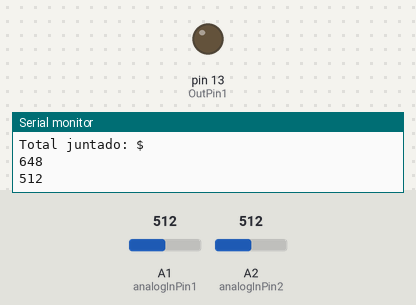
Simulated run of this sketch. Board: Arduino Uno, built with avr-gcc and run on an emulated ATmega328P. On the bench: output pins drawn as LEDs (lit = HIGH), the last lines printed to the serial monitor. Dashed ring = blinking. The test bench sets the inputs (shaded band); at power-on: A2 (analogInPin2) = 512, A1 (analogInPin1) = 512.

Above: at 2.5 s.
2.6 s: A2 (analogInPin2) set to 885
5.2 s: A2 (analogInPin2) set to 908
At 8.2 s:
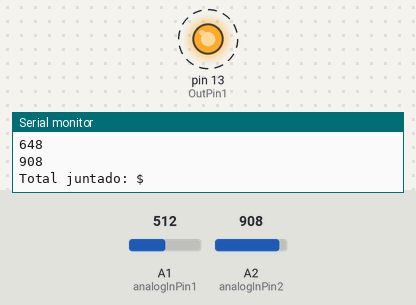
10.7 s: A1 (analogInPin1) set to 882
14.2 s: A1 (analogInPin1) set to 917
At 15.3 s:
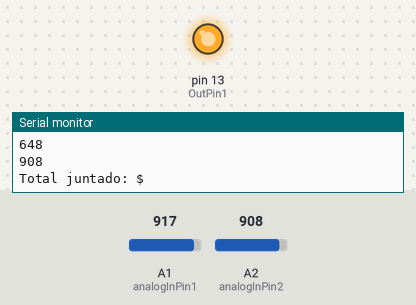
Timing chart, 0 to 17.2 s (numbered marks = the images above; inputs shaded):
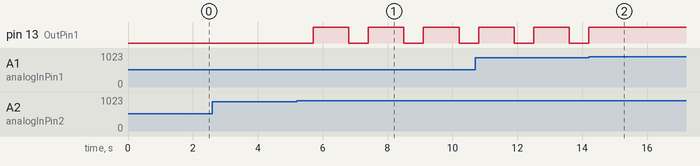

Measured:
- the behaviour switches between 900 and 901 on A2 (analogInPin2) (found by bisection; images 0 and 1)
- the behaviour switches between 900 and 901 on A1 (analogInPin1) (found by bisection; images 1 and 2)
- after the input at 5.2 s, pin 13 (OutPin1): alternates HIGH for 1.1 s and LOW for 0.60 s, starting after 0.50 s
- after the input at 14.2 s, pin 13 (OutPin1): goes on until 14.2 s, then stays HIGH

The sketch:

Tragamonedas.ino
```cpp
const int analogInPin1 = A1;
const int OutPin1 = 13;
int cont1 = 0;
int band1 = 0;
//---------------------------
const int analogInPin2 = A2;
const int OutPin2 = 13;
int cont2 = 0;
int band2 = 0;
//---------------------------
const int analogInPin5 = A3;
const int OutPin5 = 13;
int cont5 = 0;
int band5 = 0;
//---------------------------
const int analogInPin10 = A4;
const int OutPin10 = 13;
int cont10 = 0;
int band10 = 0;
//---------------------------
const int analogInPin20 = A5;
const int OutPin20 = 13;
int cont20 = 0;
int band20 = 0;
//---------------------------
int total = 0;

void setup() {

  Serial.begin(9600);
  pinMode(OutPin1, OUTPUT);
  pinMode(analogInPin1, INPUT);

  pinMode(OutPin2, OUTPUT);
  pinMode(analogInPin2, INPUT);

  pinMode(OutPin5, OUTPUT);
  pinMode(analogInPin5, INPUT);

  pinMode(OutPin10, OUTPUT);
  pinMode(analogInPin10, INPUT);

  pinMode(OutPin20, OUTPUT);
  pinMode(analogInPin20, INPUT);
}

//--------------------------------------------------------------------------------------------------------------------------------------------------

void loop() {

  Moneda1();
  delay(500);
  Moneda2();
  delay(500);
  String Texto = "Total juntado: $" + total;
  Serial.println(Texto);
  delay(500);
}

//--------------------------------------------------------------------------------------------------------------------------------------------------

int Moneda1 (){

  int sensorValue = analogRead(analogInPin1);

  do{
    if(sensorValue > 900){
      digitalWrite(OutPin1, HIGH);
      band1 = 1;
    }else {
      digitalWrite(OutPin1, LOW);

      if(band1 == 1){
        band1 = 2;
      }
    }

    if (band1 == 2){
      cont1 = cont1 + 1;
      total = total + 1;
      band1 == 0;
      String Mensaje = "Monedas de $1 hasta el momento: " + cont1;
      Serial.println(Mensaje);
    }

    Serial.println(sensorValue = "Hola");
    delay(100);

  } while (sensorValue <= 500);

  return cont1;
}

//---------------------------------------------------------------------------------------------------------------------

int Moneda2 (){

  int sensorValue = analogRead(analogInPin2);

  do{
    if(sensorValue > 900){
      digitalWrite(OutPin2, HIGH);
      band2 = 1;
    }else {
      digitalWrite(OutPin2, LOW);

      if(band2 == 1){
        band2 = 2;
      }
    }

    if (band2 == 2){
      cont2++;
      total = total + 2;
      band2 == 0;
      String Mensaje = "Monedas de $2 hasta el momento: " + cont2;
      Serial.println(Mensaje);
    }

    Serial.println(sensorValue);
    delay(100);

  } while (sensorValue <= 500);

  return cont2;
}

//---------------------------------------------------------------------------------------------------------------------

int Moneda5 (){

  int sensorValue5 = analogRead(analogInPin5);

  do{
    if(sensorValue5 > 900){
      digitalWrite(OutPin5, HIGH);
      band5 = 1;
    }else {
      digitalWrite(OutPin5, LOW);

      if(band5 == 1){
        band5 = 2;
      }
    }

    if (band5 == 2){
      cont5++;
      total = total + 5;
      String Mensaje = "Monedas de $5 hasta el momento: " + cont5;
      Serial.println(Mensaje);
    }

    Serial.println(sensorValue5);
    delay(100);

  } while (sensorValue5 <= 500);

  return cont5;
}

//---------------------------------------------------------------------------------------------------------------------

int Moneda10 (){

  int sensorValue = analogRead(analogInPin10);

  do{
    if(sensorValue > 900){
      digitalWrite(OutPin10, HIGH);
      band10 = 1;
    }else {
      digitalWrite(OutPin10, LOW);

      if(band10 == 1){
        band10 = 2;
      }
    }

    if (band10 == 2){
      cont10++;
      total = total + 10;
      band10 == 0;
      String Mensaje = "Monedas de $10 hasta el momento: " + cont10;
      Serial.println(Mensaje);
    }

    Serial.println(sensorValue);
    delay(100);

  } while (sensorValue <= 500);

  return cont10;
}

//---------------------------------------------------------------------------------------------------------------------

int Moneda20 (){

  int sensorValue = analogRead(analogInPin20);

  do{
    if(sensorValue > 900){
      digitalWrite(OutPin20, HIGH);
      band20 = 1;
    }else {
      digitalWrite(OutPin20, LOW);

      if(band20 == 1){
        band20 = 2;
      }
    }

    if (band20 == 2){
      cont20++;
      total = total + 20;
      band20 == 0;
      String Mensaje = "Monedas de $20 hasta el momento: " + cont20;
      Serial.println(Mensaje);
    }

    Serial.println(sensorValue);
    delay(100);

  } while (sensorValue <= 500);

  return cont20;
}
```
